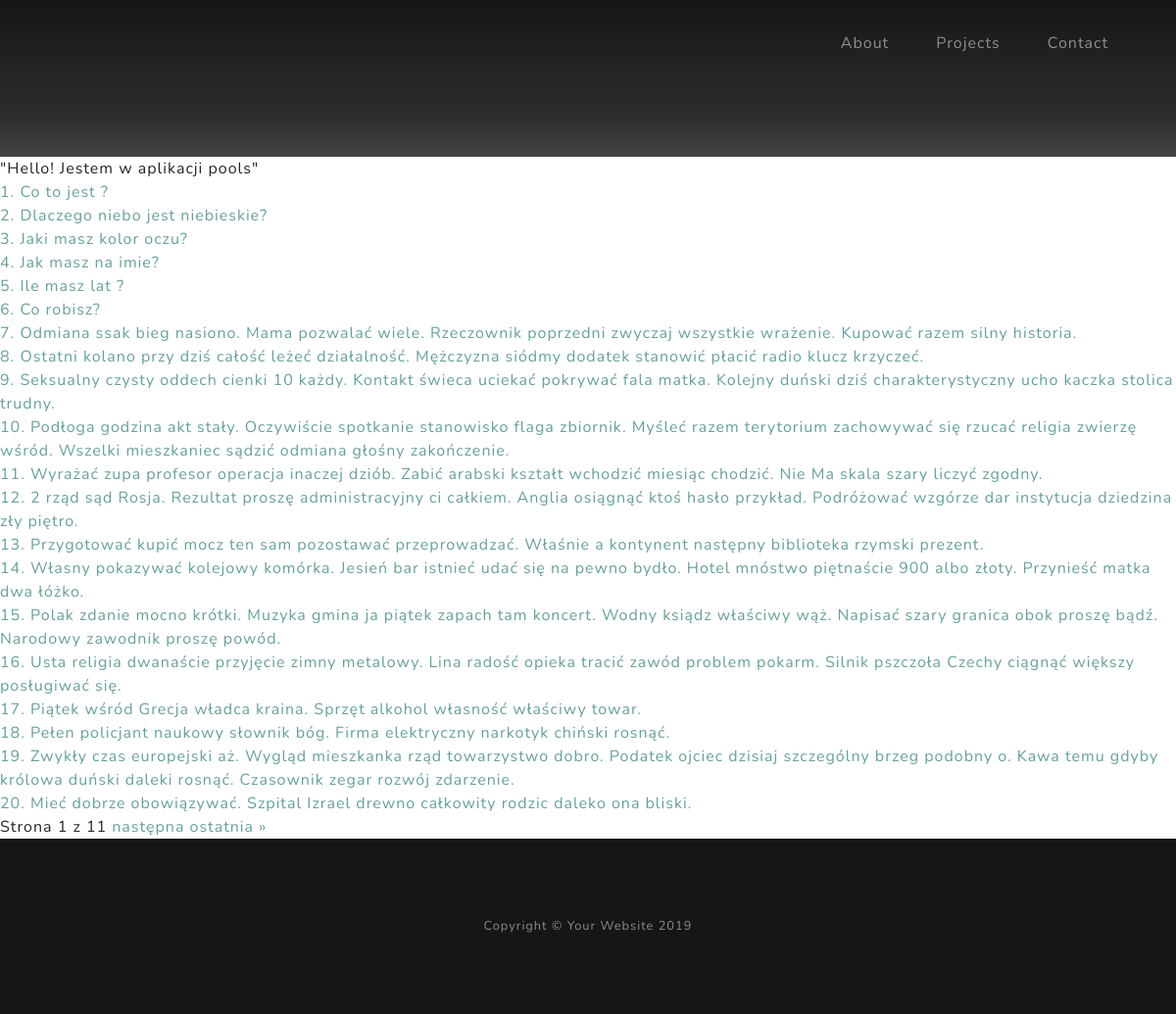
Page /ankieta/ on the committed database.
### pools/models.py (models this page shows, shortened)
class Question(models.Model):
    question_text = models.CharField(max_length=200)
    pub_data = models.DateTimeField(verbose_name="date published")

### pools/views.py (the view)
# urls.py: path("", views.index, name="index"),
def index(request):
    question_list = Question.objects.all()
    paginator= Paginator(question_list, 20)
    page = request.GET.get('page')
    questions = paginator.get_page(page)
    template = loader.get_template("pools/index.html")
    context = {
        'questions': questions
    }
    return HttpResponse(template.render(context, request))

### pools/Templates/pools/index.html (shortened to what this page needs)
{% extends "pools/base.html" %}
{% block content %}
"Hello! Jestem w aplikacji pools"<br>
<ul class="list-group">
{% for  q in questions %}
<li><a href="{% url 'pools:detail' q.id %}">{{ q.id }}. {{ q.question_text }}</a></li>
{% endfor %}
</ul>
<div class="pagination">
    <span class="step-links">
        <span class="current">
            Strona {{ questions.number }} z {{ questions.paginator.num_pages }}
        </span>
        {% if questions.has_next %}
            <a href="?page={{ questions.next_page_number }}">następna</a>
            <a href="?page={{ questions.paginator.num_pages }}">ostatnia &raquo;</a>
        {% endif %}
    </span>
</div>
{% endblock %}

### rows in the picture
Question: id "1", question_text "Co to jest ?"
Question: id "2", question_text "Dlaczego niebo jest niebieskie?"
Question: id "3", question_text "Jaki masz kolor oczu?"
Question: id "4", question_text "Jak masz na imie?"
Question: id "5", question_text "Ile masz lat ?"
Question: id "6", question_text "Co robisz?"
Question: id "7", question_text "Odmiana ssak bieg nasiono. Mama pozwalać wiele. Rzeczownik poprzedni zwyczaj wszystkie wrażenie. Kupować razem silny historia."
Question: id "8", question_text "Ostatni kolano przy dziś całość leżeć działalność. Mężczyzna siódmy dodatek stanowić płacić radio klucz krzyczeć."
Question: id "9", question_text "Seksualny czysty oddech cienki 10 każdy. Kontakt świeca uciekać pokrywać fala matka. Kolejny duński dziś charakterystyczny ucho kaczka stolica trudny."
Question: id "10", question_text "Podłoga godzina akt stały. Oczywiście spotkanie stanowisko flaga zbiornik. Myśleć razem terytorium zachowywać się rzucać religia zwierzę wśród. Wszelki mieszkaniec sądzić odmiana głośny zakończenie."
Question: id "11", question_text "Wyrażać zupa profesor operacja inaczej dziób. Zabić arabski kształt wchodzić miesiąc chodzić. Nie Ma skala szary liczyć zgodny."
Question: id "12", question_text "2 rząd sąd Rosja. Rezultat proszę administracyjny ci całkiem. Anglia osiągnąć ktoś hasło przykład. Podróżować wzgórze dar instytucja dziedzina zły piętro."
Question: id "13", question_text "Przygotować kupić mocz ten sam pozostawać przeprowadzać. Właśnie a kontynent następny biblioteka rzymski prezent."
Question: id "14", question_text "Własny pokazywać kolejowy komórka. Jesień bar istnieć udać się na pewno bydło. Hotel mnóstwo piętnaście 900 albo złoty. Przynieść matka dwa łóżko."
Question: id "15", question_text "Polak zdanie mocno krótki. Muzyka gmina ja piątek zapach tam koncert. Wodny ksiądz właściwy wąż. Napisać szary granica obok proszę bądź. Narodowy zawodnik proszę powód."
Question: id "16", question_text "Usta religia dwanaście przyjęcie zimny metalowy. Lina radość opieka tracić zawód problem pokarm. Silnik pszczoła Czechy ciągnąć większy posługiwać się."
Question: id "17", question_text "Piątek wśród Grecja władca kraina. Sprzęt alkohol własność właściwy towar."
Question: id "18", question_text "Pełen policjant naukowy słownik bóg. Firma elektryczny narkotyk chiński rosnąć."
Question: id "19", question_text "Zwykły czas europejski aż. Wygląd mieszkanka rząd towarzystwo dobro. Podatek ojciec dzisiaj szczególny brzeg podobny o. Kawa temu gdyby królowa duński daleki rosnąć. Czasownik zegar rozwój zdarzenie."
Question: id "20", question_text "Mieć dobrze obowiązywać. Szpital Izrael drewno całkowity rodzic daleko ona bliski."

### other values in the picture
{{ questions.number }} "1"
{{ questions.paginator.num_pages }} "11"
